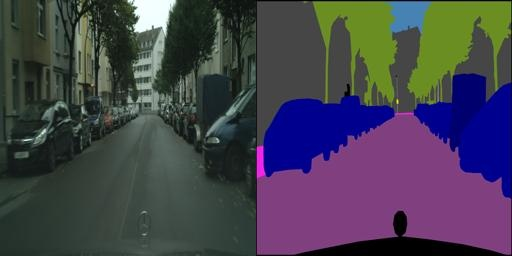
#> input picture dataset/cityscapes/train/1014.jpg, 512 x 256 px, found by its file name; its folder holds only this picture in this run
$ python DataProcessor.py
#> lines starting #> are read from the running program, lines starting #| are printed output that depends on the picture
import os
from os import listdir
from os.path import isfile, join
from PIL import Image

cur_dir = os.getcwd()
dataset_dir = cur_dir + "\dataset\cityscapes\\train"

if not os.path.exists(dataset_dir + "\A"):
    os.mkdir(dataset_dir + "\A")
    os.mkdir(dataset_dir + "\B")
only_files = [f for f in listdir(dataset_dir) if isfile(join(os.path.join(dataset_dir), f))]

bboxA = (256,0,512,256)
bboxB = (0,0,256,256)

for i, img in enumerate(only_files):
    photo = Image.open(cur_dir + "\dataset\cityscapes\\train\\" + img)
#> photo is the input picture: PIL image 512x256 RGB; mean R, G, B 68.1, 65.2, 78.3
    imgA = photo.crop(bboxA)
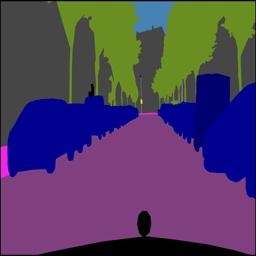
#> imgA: PIL image 256x256 RGB; mean R, G, B 80, 62.4, 96.9
    imgB = photo.crop(bboxB)
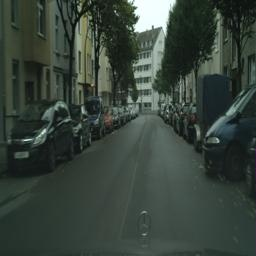
#> imgB: PIL image 256x256 RGB; mean R, G, B 56.3, 67.9, 59.6

    imgA.save(dataset_dir + "\A\\" + str(i + 1) + "A.jpg", "JPEG")
    imgB.save(dataset_dir + "\B\\" + str(i + 1) + "B.jpg", "JPEG")

$ run again, on dataset/cityscapes/train/1229.jpg
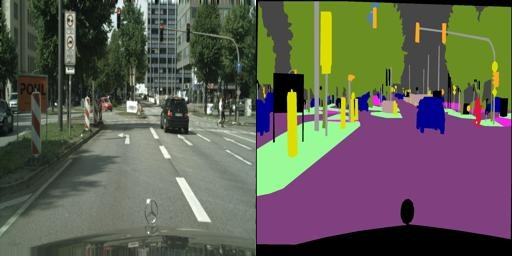
#> input picture dataset/cityscapes/train/1229.jpg, 512 x 256 px, found by its file name
#> photo is the input picture: PIL image 512x256 RGB; mean R, G, B 96.2, 94, 83.7
#> `imgA = photo.crop(bboxA)`:
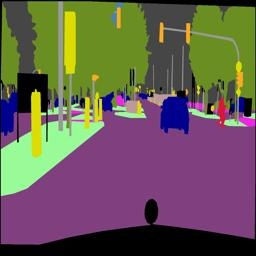
#> imgA: PIL image 256x256 RGB; mean R, G, B 103.7, 91.2, 83.4
#> `imgB = photo.crop(bboxB)`:
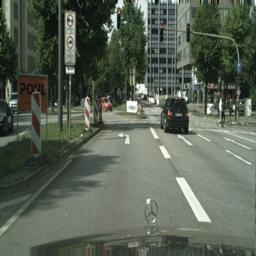
#> imgB: PIL image 256x256 RGB; mean R, G, B 88.6, 96.9, 84.1

$ run again, on dataset/cityscapes/train/1249.jpg
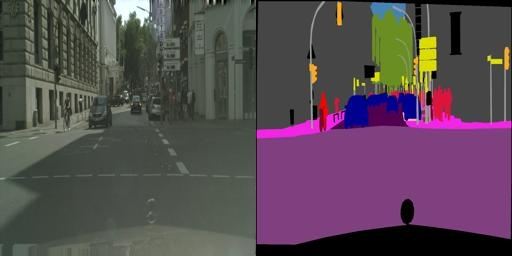
#> input picture dataset/cityscapes/train/1249.jpg, 512 x 256 px, found by its file name
#> photo is the input picture: PIL image 512x256 RGB; mean R, G, B 87.9, 74.2, 83.1
#> `imgA = photo.crop(bboxA)`:
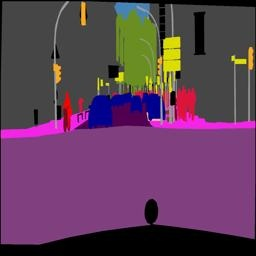
#> imgA: PIL image 256x256 RGB; mean R, G, B 95.4, 61.8, 89.3
#> `imgB = photo.crop(bboxB)`:
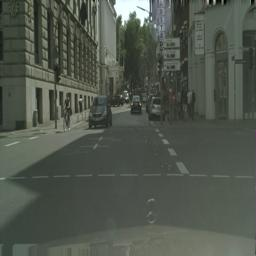
#> imgB: PIL image 256x256 RGB; mean R, G, B 80.4, 86.6, 76.9

$ run again, on dataset/cityscapes/train/1333.jpg
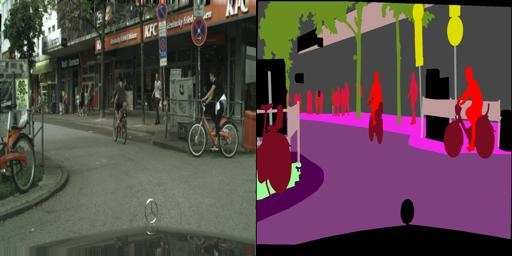
#> input picture dataset/cityscapes/train/1333.jpg, 512 x 256 px, found by its file name
#> photo is the input picture: PIL image 512x256 RGB; mean R, G, B 92, 73.2, 75.8
#> `imgA = photo.crop(bboxA)`:
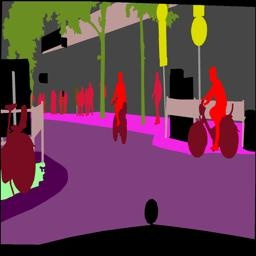
#> imgA: PIL image 256x256 RGB; mean R, G, B 101.9, 61.2, 79.5
#> `imgB = photo.crop(bboxB)`:
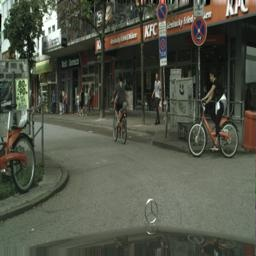
#> imgB: PIL image 256x256 RGB; mean R, G, B 82, 85.1, 72.2

$ run again, on dataset/cityscapes/train/1089.jpg
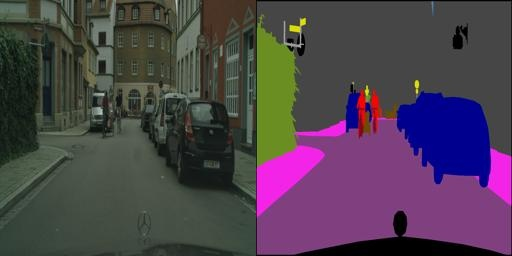
#> input picture dataset/cityscapes/train/1089.jpg, 512 x 256 px, found by its file name
#> photo is the input picture: PIL image 512x256 RGB; mean R, G, B 76.5, 64.5, 77.5
#> `imgA = photo.crop(bboxA)`:
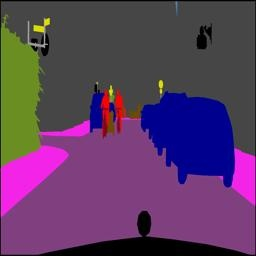
#> imgA: PIL image 256x256 RGB; mean R, G, B 91.3, 60.1, 97.3
#> `imgB = photo.crop(bboxB)`:
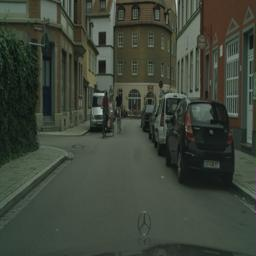
#> imgB: PIL image 256x256 RGB; mean R, G, B 61.7, 69, 57.7
